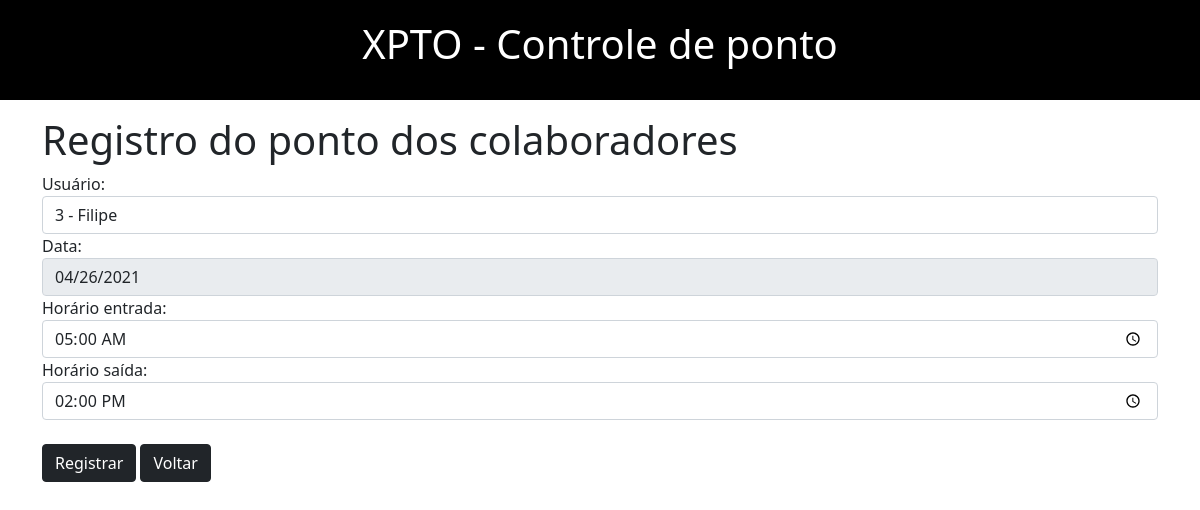
The app's page /editar.php?id=3 with its own data.
### tables this page shows
CREATE TABLE `colaboradores` (
  `id` int(11) NOT NULL,
  `id_usuario` int(11) NOT NULL,
  `data` date NOT NULL,
  `horario_entrada` time NOT NULL,
  `horario_saida` time NOT NULL
);

### classes/Colaborador.php (called while the page is built, shortened)
<?php
require "Usuario.php";
class Colaborador {
    public function getPontoId($id){
        global $pdo;
        $sql = $pdo->prepare("SELECT a.*, b.nome FROM colaboradores a, usuarios b WHERE a.id_usuario = b.id AND a.id = :id");
        $sql->bindValue(":id", $id);
		$sql->execute();
		if($sql->rowCount() > 0) {
			$dados = $sql->fetchAll();
		}
		return $dados;
    }
}
?>

### editar.php (the view, shortened to what this page needs)
<?php
require 'pages/header.php';
require 'classes/Colaborador.php';
$colaborador = new Colaborador();
if(isset($_GET['id']) && !empty($_GET['id'])){
    $dados = $colaborador->getPontoId($_GET['id']);
}
?>
<div class="container mt-3">
    <h1>Registro do ponto dos colaboradores</h1>
    <form method="POST" enctype="multipart/form-data" id="form-editar-ponto">
        <div class="form-group">
            <label for="nome">Usuário:</label>
            <select name="nome" id="nome" class="form-control">
                <?php if(isset($dados)): ?>
                    <option id="id-ponto" value="<?php echo $dados[0]['id']; ?>"><?php echo $dados[0]['id'].' - '. utf8_encode($dados[0]['nome']); ?></option>
                <?php endif; ?>
            </select>
        </div>
        <div class="form-group">
            <label for="titulo">Data:</label>
            <input type="date" readonly value="<?= $dados[0]["data"]; ?>" name="data" id="data" class="form-control" />
        </div>
        <div class="form-group">
            <label for="titulo">Horário entrada:</label>
            <input type="time" value="<?= $dados[0]["horario_entrada"]; ?>" name="horario_entrada" id="horario_entrada" class="form-control" />
        </div>
        <div class="form-group">
            <label for="valor">Horário saída:</label>
            <input type="time" value="<?= $dados[0]["horario_saida"]; ?>" name="horario_saida" id="horario_saida" class="form-control" />
        </div>
        <br>
        <input type="submit" value="Registrar" class="btn btn-dark" />
        <a href="relatorio-ponto.php" class="btn btn-dark">Voltar</a>
    </form>
</div>
<?php require 'pages/footer.php'; ?>

### records on screen
colaboradores: nome "3 - Filipe", data "04/26/2021", horario_entrada "05:00:00", horario_saida "14:00:00"
